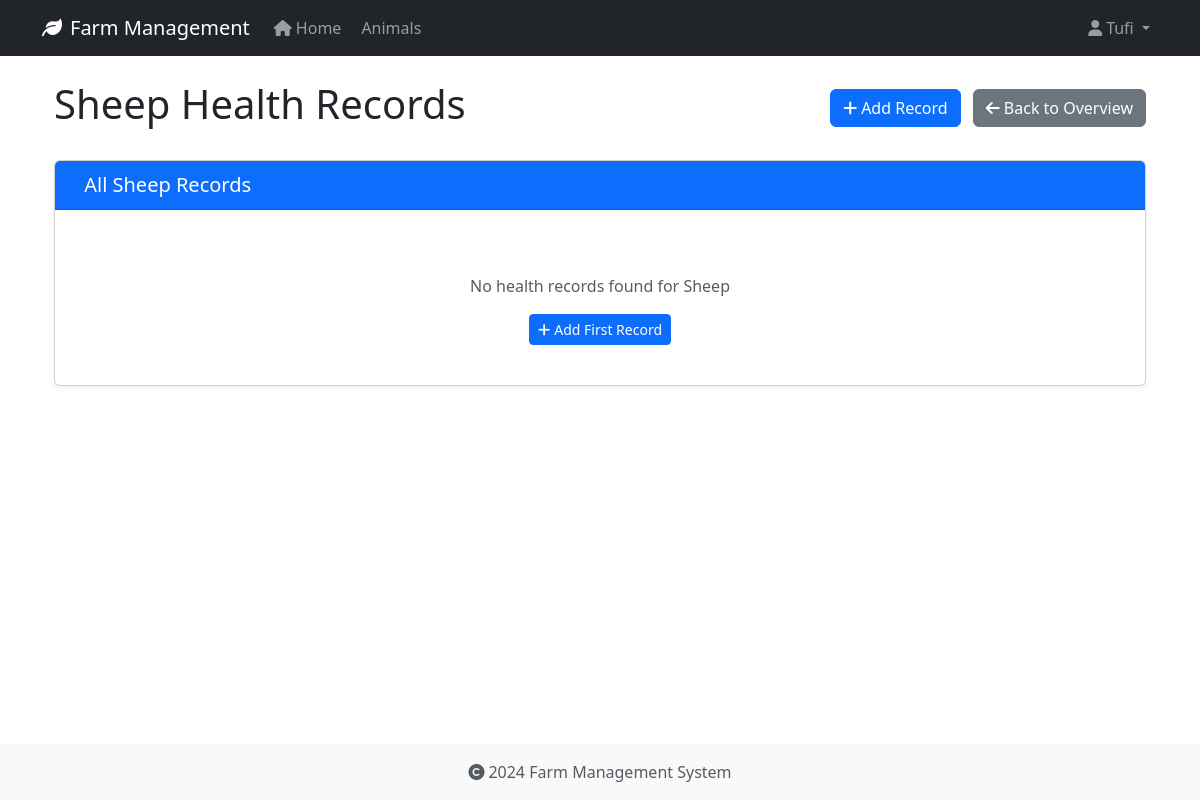
/health-records/type/sheep (signed in), run on an earlier commit of the app's database.
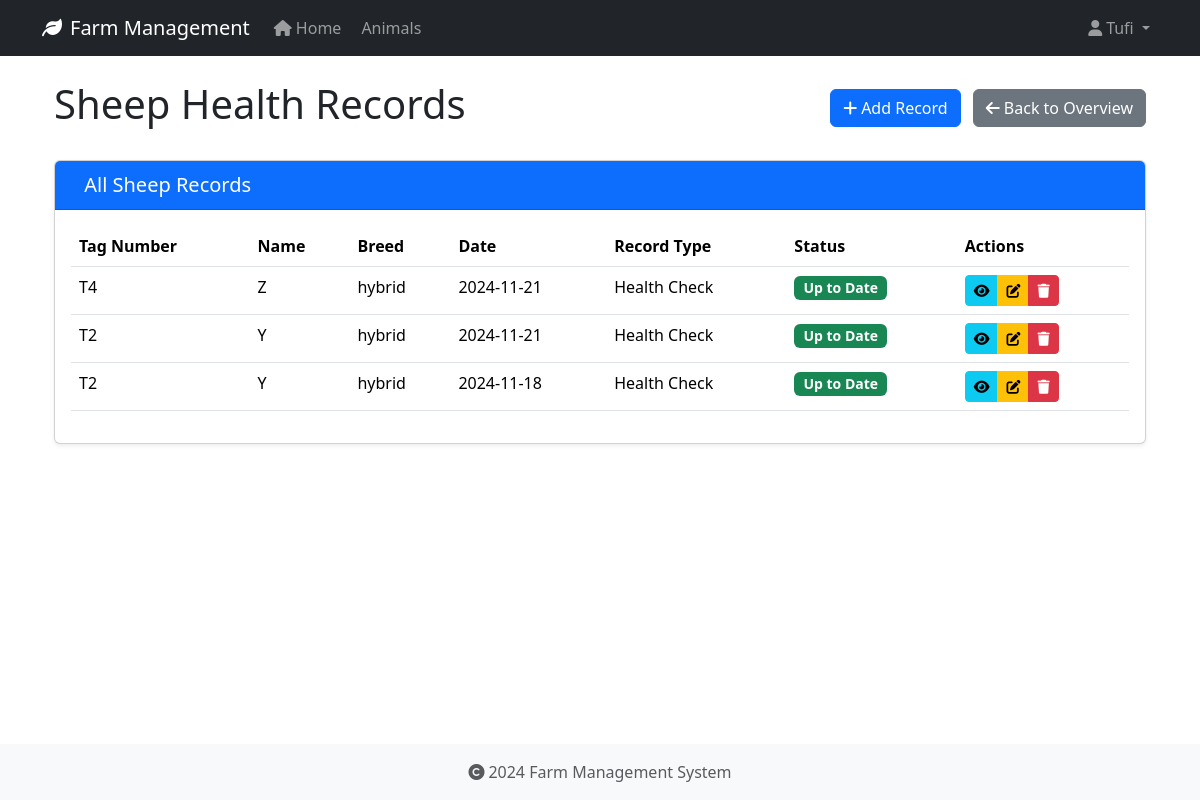
And on a later commit of the database.
### app/models/animal.py (models this page shows, shortened)
class HealthRecord(db.Model):
    id = db.Column(db.Integer, primary_key=True)
    animal_id = db.Column(db.Integer, db.ForeignKey('animal.id', ondelete='CASCADE'), nullable=False)
    record_type = db.Column(db.String(50), nullable=False)  # Made nullable=False
    date = db.Column(db.Date, nullable=False)
    description = db.Column(db.Text, nullable=True)
    treatment = db.Column(db.Text, nullable=True)
    cost = db.Column(db.Float, nullable=True)
    next_due_date = db.Column(db.Date, nullable=True)
    created_at = db.Column(db.DateTime, default=datetime.utcnow, nullable=False)
    created_by_id = db.Column(db.Integer, db.ForeignKey('user.id', ondelete='SET NULL'), nullable=True)

class Animal(db.Model):
    id = db.Column(db.Integer, primary_key=True)
    tag_number = db.Column(db.String(50), unique=True, nullable=False, index=True)
    name = db.Column(db.String(100), nullable=True)  # Explicitly mark as nullable
    species = db.Column(db.String(50), nullable=False, index=True)
    breed = db.Column(db.String(50), nullable=True)
    date_of_birth = db.Column(db.Date, nullable=True)
    gender = db.Column(db.String(20), nullable=True)
    weight = db.Column(db.Float, nullable=True)
    status = db.Column(db.String(20), default='active', nullable=False)
    purchase_date = db.Column(db.Date, nullable=True)
    purchase_price = db.Column(db.Float, nullable=True)
    notes = db.Column(db.Text, nullable=True)
    created_at = db.Column(db.DateTime, default=datetime.utcnow, nullable=False)
    updated_at = db.Column(db.DateTime, default=datetime.utcnow, onupdate=datetime.utcnow, nullable=False)
    wool_type = db.Column(db.String(50), nullable=True)
    last_shearing = db.Column(db.Date, nullable=True)
    fleece_weight = db.Column(db.Float, nullable=True)
    wool_grade = db.Column(db.String(20), nullable=True)
    lambing_status = db.Column(db.String(50), nullable=True)
    lambing_date = db.Column(db.Date, nullable=True)
    milk_production = db.Column(db.Float, nullable=True)
    last_milking = db.Column(db.Date, nullable=True)  # Changed from DateTime to Date
    milk_quality = db.Column(db.String(20), nullable=True)
    calving_status = db.Column(db.String(50), nullable=True)
    calving_date = db.Column(db.Date, nullable=True)
    milk_fat_content = db.Column(db.Float, nullable=True)
    egg_production = db.Column(db.Integer, nullable=True)
    egg_color = db.Column(db.String(20), nullable=True)
    comb_type = db.Column(db.String(20), nullable=True)
    laying_status = db.Column(db.String(20), nullable=True)
    last_laying_date = db.Column(db.Date, nullable=True)
    egg_size = db.Column(db.String(20), nullable=True)
    category = db.Column(db.String(50), nullable=True)
    special_needs = db.Column(db.Text, nullable=True)
    diet_requirements = db.Column(db.Text, nullable=True)
    habitat = db.Column(db.String(100), nullable=True)
    health_records = db.relationship('HealthRecord', backref='animal', lazy=True, cascade='all, delete-orphan')

### app/routes/health_records.py (the view)
@bp.route('/type/<animal_type>')
@login_required
def list_by_type(animal_type):
    today = date.today()
    species = animal_type.capitalize()
    records = (HealthRecord.query
              .join(Animal)
              .filter(Animal.species == species)
              .order_by(HealthRecord.date.desc())
              .all())
    try:
        return render_template(f'health_records/{animal_type.lower()}/list.html',
                             records=records,
                             animal_type=species,
                             today=today)
    except TemplateNotFound:
        try:
            return render_template('health_records/shared/list.html',
                                 records=records,
                                 animal_type=species,
                                 today=today)
        except TemplateNotFound as e:
            print(f"Debug - Looking for templates at:")
            print(f"1. health_records/{animal_type.lower()}/list.html")
            print(f"2. health_records/shared/list.html")
            raise e

### app/models/user.py (called while the page is built)
@login_manager.user_loader
def load_user(user_id):
    return User.query.get(int(user_id))

### app/templates/health_records/sheep/list.html (shortened to what the changed rows need)
{% extends "base.html" %}
{% block content %}
<div class="container">
    <div class="d-flex justify-content-between align-items-center mb-4">
        <h1>{{ animal_type }} Health Records</h1>
    </div>
    <div class="card">
        <div class="card-header {% if animal_type == 'Sheep' %}bg-primary
                               {% elif animal_type == 'Cattle' %}bg-success
                               {% elif animal_type == 'Goat' %}bg-warning
                               {% elif animal_type == 'Chicken' %}bg-info{% endif %} text-white">
            <h2 class="h5 mb-0">
                All {{ animal_type }} Records
            </h2>
        </div>
        <div class="card-body">
            {% if records %}
                <div class="table-responsive">
                    <table class="table table-hover">
                        <thead>
                            <tr>
                                <th>Tag Number</th>
                                <th>Name</th>
                                <th>Breed</th>
                                <th>Date</th>
                                <th>Record Type</th>
                                <th>Status</th>
                                <th>Actions</th>
                            </tr>
                        </thead>
                        <tbody>
                            {% for record in records %}
                            <tr>
                                <td>{{ record.animal.tag_number }}</td>
                                <td>{{ record.animal.name or 'N/A' }}</td>
                                <td>{{ record.animal.breed or 'N/A' }}</td>
                                <td>{{ record.date.strftime('%Y-%m-%d') }}</td>
                                <td>{{ record.record_type }}</td>
                                <td>
                                    <span class="badge {% if record.next_due_date and record.next_due_date < today %}bg-danger
                                                   {% elif record.next_due_date == today %}bg-warning
                                                   {% else %}bg-success{% endif %}">
                                        {% if record.next_due_date and record.next_due_date < today %}
                                            Overdue
                                        {% elif record.next_due_date == today %}
                                            Due Today
                                        {% else %}
                                            Up to Date
                                        {% endif %}
                                    </span>
                                </td>
                                <td>
                                    <div class="btn-group btn-group-sm">
                                        <a href="{{ url_for('health_records.view', id=record.id) }}"
                                           class="btn btn-info" title="View">
                                            <i class="fas fa-eye"></i>
                                        </a>
                                        <a href="{{ url_for('health_records.edit', id=record.id) }}"
                                           class="btn btn-warning" title="Edit">
                                            <i class="fas fa-edit"></i>
                                        </a>
                                        <button type="button" class="btn btn-danger" title="Delete"
                                                onclick="confirmDelete({{ record.id }}, '{{ record.animal.tag_number }}')">
                                            <i class="fas fa-trash"></i>
                                        </button>
                                    </div>
                                </td>
                            </tr>
                            {% endfor %}
                        </tbody>
                    </table>
                </div>
            {% else %}
                <div class="text-center py-4">
                    <p class="text-muted mb-3">No health records found for {{ animal_type }}</p>
                    {% if animal_type == 'Sheep' %}
                        <a href="{{ url_for('health_records.add_sheep') }}" class="btn btn-primary btn-sm">
                    {% elif animal_type == 'Cattle' %}
                        <a href="{{ url_for('health_records.add_cattle') }}" class="btn btn-success btn-sm">
                    {% elif animal_type == 'Goat' %}
                        <a href="{{ url_for('health_records.add_goat') }}" class="btn btn-warning btn-sm">
                    {% elif animal_type == 'Chicken' %}
                        <a href="{{ url_for('health_records.add_chicken') }}" class="btn btn-info btn-sm">
                    {% endif %}
                        <i class="fas fa-plus me-1"></i>Add First Record
                    </a>
                </div>
            {% endif %}
        </div>
    </div>
</div>
{% endblock %}

What changed in the data, as far as the page shows it:
added HealthRecord: animal.tag_number "T4", animal "Z", animal "hybrid", date "2024-11-21", record_type "Health Check", shows "Up to Date"
added HealthRecord: animal.tag_number "T2", animal "Y", animal "hybrid", date "2024-11-21", record_type "Health Check", shows "Up to Date"
added HealthRecord: animal.tag_number "T2", animal "Y", animal "hybrid", date "2024-11-18", record_type "Health Check", shows "Up to Date"
Also different on the page:
{{ animal_type }}: "Sheep" → (not shown)
text no longer shown: "No health records found for Add First Record"
text now shown: "Tag Number Name Breed Date Record Type Status Actions"
